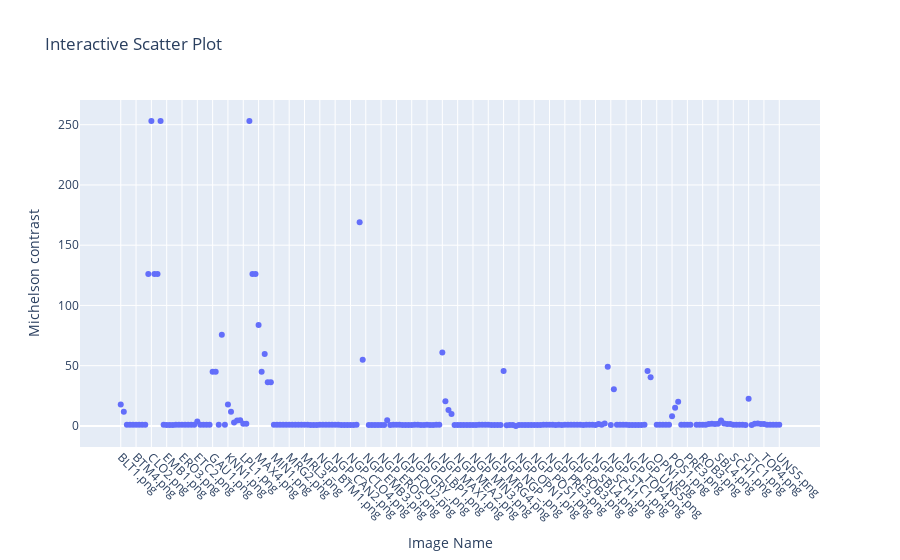

Notebook code cell kept with this figure:
### Code cell
# michelson contrast
data.clear()
print("Michelson contrast:")
for name, img in images:
    
    min = np.min(img)
    print(min)
    
    max = np.max(img)
    print(max)
    michelson_ctr = (max-min) / (max + min)
    
    #print(f"Image {name}: {str(michelson_ctr)}")
    data.append([name, michelson_ctr])
    
    
data = sorted(data, key=lambda x: x[0])
for datum in data:
    print(datum)
plot_scatter(data, "Michelson contrast")

### Figure 1 — Plotly figure (JSON) as saved in the notebook; plotly's stock layout.template omitted (floating-point values rounded to 4 significant figures; data arrays with more than 128 entries replaced by an {"elided": "..."} marker saying what was removed)
{"data": [{"hovertemplate": "Image Name=%{x}<br>Michelson contrast=%{y}<extra></extra>", "legendgroup": "", "marker": {"color": "#636efa", "symbol": "circle"}, "mode": "markers", "name": "", "orientation": "v", "showlegend": false, "type": "scatter", "x": {"elided": "216 str values"}, "xaxis": "x", "y": {"elided": "216 float values"}, "yaxis": "y"}], "layout": {"legend": {"tracegroupgap": 0}, "title": {"text": "Interactive Scatter Plot"}, "xaxis": {"anchor": "y", "domain": [0, 1], "tickangle": 45, "title": {"text": "Image Name"}}, "yaxis": {"anchor": "x", "domain": [0, 1], "title": {"text": "Michelson contrast"}}}}
